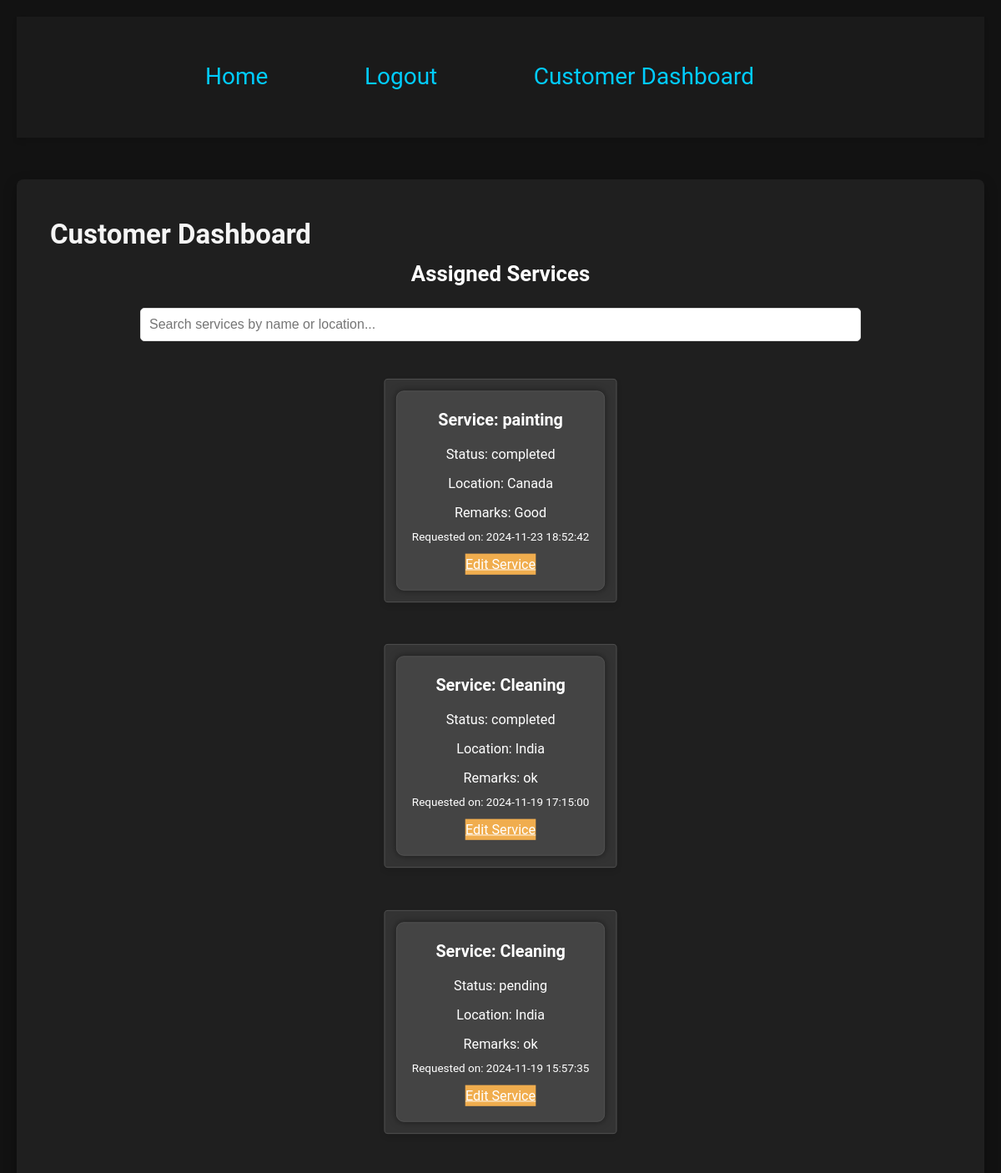
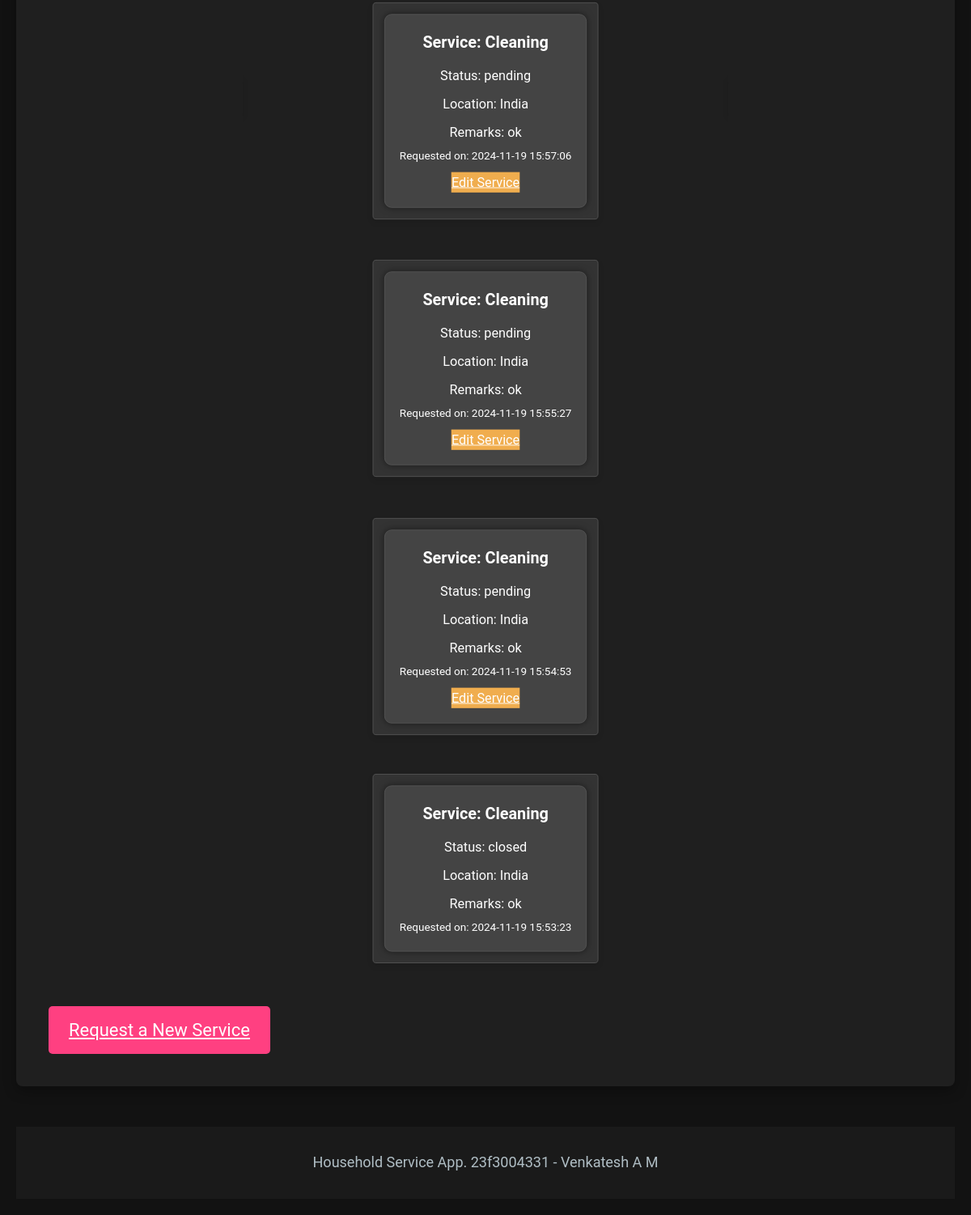
Page /customer/dashboard (signed in) on the committed database (2 pictures, top to bottom).
### models.py (models this page shows, shortened)
class ServiceRequest(db.Model):
    id = db.Column(db.Integer, primary_key=True)
    status = db.Column(db.String(50), default='pending')
    location = db.Column(db.String(100), nullable=False)
    remarks = db.Column(db.String(200))
    service_id = db.Column(db.Integer, db.ForeignKey('service.id'), nullable=False)
    customer_id = db.Column(db.Integer, db.ForeignKey('user.id'), nullable=False)
    professional_id = db.Column(db.Integer, db.ForeignKey('user.id'), nullable=True)
    created_at = db.Column(db.DateTime, default=datetime.utcnow)
    review = db.Column(db.String(255), nullable=True)
    rating = db.Column(db.Integer, nullable=True)
    customer = db.relationship('User', foreign_keys=[customer_id])
    professional = db.relationship('User', foreign_keys=[professional_id])
    service = db.relationship('Service')

class Service(db.Model):
    id = db.Column(db.Integer, primary_key=True)
    name = db.Column(db.String(100), nullable=False)
    base_price = db.Column(db.Float, nullable=False)
    description = db.Column(db.String(200))
    service_requests = db.relationship(
        'ServiceRequest',
        backref='linked_service',
        lazy=True
    )

### app.py (the view)
@app.route('/customer/dashboard')
@login_required
@check_user_status
def customer_dashboard():
    if current_user.role != 'customer':
        flash('You are not authorized to access this page.', 'danger')
        return redirect(url_for('login'))
    service_requests = ServiceRequest.query.filter_by(customer_id=current_user.id).all()
    return render_template('customer_dashboard.html', service_requests=service_requests)

### app.py (called while the page is built)
def check_user_status(f):
    @wraps(f)
    def decorated_function(*args, **kwargs):
        if current_user.is_authenticated and current_user.status == 'blocked':
            flash('Your account is currently blocked. Please contact the administrator.', 'warning')
            return redirect(url_for('login'))
        return f(*args, **kwargs)
    return decorated_function

@app.before_request
def initialize_admin():
    admin_user = User.query.filter_by(username='admin').first()
    if not admin_user:
        admin_password = generate_password_hash('admin123', method='sha256')
        admin = User(username='admin', email='admin@example.com', password=admin_password, role='admin')
        db.session.add(admin)
        db.session.commit()

@login_manager.user_loader
def load_user(user_id):
    return User.query.get(int(user_id))

### templates/customer_dashboard.html (shortened to what this page needs)
{% extends 'base.html' %}
{% block content %}
    <h2>Customer Dashboard</h2>
    <h3>Assigned Services</h3>
    <input type="text" id="search-bar" placeholder="Search services by name or location..." oninput="filterServices()" />
    <div id="service-carousel" class="carousel-container">
        {% if service_requests %}
            <div class="carousel-inner">
                {% for request in service_requests[::-1] %}
                    <div class="carousel-item {% if loop.first %}active{% endif %}" data-name="{{ request.service.name|lower }}" data-location="{{ request.location|lower }}">
                        <div class="carousel-card">
                            <h4>Service: {{ request.service.name }}</h4>
                            <p>Status: <span class="badge bg-{{ 'success' if request.status == 'completed' else 'warning' }}">{{ request.status }}</span></p>
                            <p>Location: {{ request.location }}</p>
                            <p>Remarks: {{ request.remarks or 'No remarks provided.' }}</p>
                            <small>Requested on: {{ request.created_at.strftime('%Y-%m-%d %H:%M:%S') }}</small>
                            {% if request.status != 'closed' %}
                                    <a href="{{ url_for('edit_customer_service', service_id=request.id) }}" class="btn btn-warning mt-3">Edit Service</a>
                                {% endif %}
                        </div>
                    </div>
                {% endfor %}
            </div>
        {% else %}
            <p class="text-center">No assigned services.</p>
        {% endif %}
    </div>
    <a href="{{ url_for('request_service') }}" class="btn btn-primary mt-3">Request a New Service</a>
{% endblock %}

### templates/base.html (shortened to what this page needs)
<!DOCTYPE html>
<html lang="en">
<head>
    <link rel="stylesheet" href="{{ url_for('static', filename='css/styles.css') }}">
</head>
<body>
    <nav>
        <ul>
            <li><a href="{{ url_for('home') }}">Home</a></li>
            {% if current_user.is_authenticated %}
            <li><a href="{{ url_for('logout') }}">Logout</a></li>
            {% if current_user.role == 'admin' %}
                <li><a href="{{ url_for('admin_dashboard') }}">Admin Dashboard</a></li>
            {% elif current_user.role == 'customer' %}
                <li><a href="{{ url_for('customer_dashboard') }}">Customer Dashboard</a></li>
            {% elif current_user.role == 'professional' %}
                <li><a href="{{ url_for('professional_dashboard') }}">Professional Dashboard</a></li>
            {% endif %}
        {% else %}
            <li><a href="{{ url_for('login') }}">Login</a></li>
            <li><a href="{{ url_for('register') }}">Register</a></li>
        {% endif %}
        </ul>
    </nav>
    <div class="content">
        {% block content %}
        {% endblock %}
    </div>
    <footer>
        <p> Household Service App.  23f3004331 - Venkatesh A M </p>
    </footer>
</body>
</html>

### static/css/styles.css (style rules this page uses)
* { margin: 0; padding: 0; box-sizing: border-box; transition: all 0.3s ease; }
body { font-family: 'Roboto', sans-serif; background-color: #121212; color: #f5f5f5; line-height: 1.6; padding: 20px; font-size: 22px; animation: fadeIn 1s ease-out; }
nav { background-color: #1a1a1a; color: white; padding: 30px 0; text-align: center; box-shadow: 0 4px 6px rgba(0, 0, 0, 0.1); animation: slideDown 0.5s ease-out; position: sticky; top: 0; z-index: 1000; }
nav ul { list-style-type: none; display: inline-block; }
nav ul li { display: inline-block; margin-right: 50px; }
nav ul li a { color: #00ccff; text-decoration: none; font-size: 28px; padding: 20px 30px; transition: all 0.3s ease; position: relative; display: block; }
nav ul li a::after { content: ''; position: absolute; bottom: 0; left: 0; width: 0; height: 4px; background-color: #008cff; transition: width 0.3s ease; }
.carousel-container { display: flex; flex-direction: column; gap: 20px; overflow: hidden; }
.carousel-item { opacity: 1; transition: opacity 0.3s ease, transform 0.3s ease; transform: scale(0.9); padding: 20px; background-color: #333; border-radius: 8px; box-shadow: 0 4px 8px rgba(0, 0, 0, 0.1); }
.carousel-card { color: #fff !important; font-size: 18px; transition: transform 0.3s ease, box-shadow 0.3s ease; display: flex; flex-direction: column; justify-content: center; align-items: center; height: 100%; text-align: center; cursor: pointer; }
.carousel-card h4 { font-size: 22px; margin-bottom: 10px; }
.carousel-card p { margin: 5px 0; }
.btn-primary { background-color: #ff4081; color: white; padding: 12px 25px; border-radius: 5px; border: none; text-align: center; transition: background-color 0.3s; }
input, select { font-size: 18px; padding: 12px 18px; width: 100%; border-radius: 5px; }
.content { margin: 50px auto; padding: 40px; max-width: 1400px; background-color: #1f1f1f; border-radius: 8px; box-shadow: 0 6px 16px rgba(0, 0, 0, 0.3); font-size: 22px; animation: fadeInUp 1s ease-out; transition: all 0.3s ease; }
footer { background-color: #1a1a1a; color: #b0bec5; text-align: center; padding: 30px 0; font-size: 18px; position: relative; bottom: 0; width: 100%; animation: slideUp 0.5s ease-out; }

### templates/customer_dashboard.html (style rules this page uses)
h3 { text-align: center; margin-bottom: 20px; color: #fff; }
#search-bar { width: 80%; padding: 10px; font-size: 16px; border-radius: 5px; border: 1px solid #ddd; margin: 0 auto; display: block; color: #333; }
.carousel-container { position: relative; margin: 20px auto; max-width: 600px; }
.carousel-inner { overflow: hidden; display: flex; flex-direction: column; }
.carousel-item { display: block; padding: 15px; text-align: left; background: #333; color: #fff; border: 1px solid #555; border-radius: 5px; margin: 10px auto; }
.carousel-item.active { display: block; }
.carousel-card { padding: 20px; background: #444; border: 1px solid #555; border-radius: 10px; box-shadow: 0 0 10px rgba(0, 0, 0, 0.5); color: #fff; }
.btn-warning { margin-top: 15px; background-color: #f0ad4e; color: white; }
.btn { display: inline-block; margin-top: 10px; }

### rows in the picture
ServiceRequest: service.name "painting", status "completed", location "Canada", remarks "Good", created_at "2024-11-23 18:52:42"
ServiceRequest: service.name "Cleaning", status "completed", location "India", remarks "ok", created_at "2024-11-19 17:15:00"
ServiceRequest: service.name "Cleaning", status "pending", location "India", remarks "ok", created_at "2024-11-19 15:57:35"
ServiceRequest: service.name "Cleaning", status "pending", location "India", remarks "ok", created_at "2024-11-19 15:57:06"
ServiceRequest: service.name "Cleaning", status "pending", location "India", remarks "ok", created_at "2024-11-19 15:55:27"
ServiceRequest: service.name "Cleaning", status "pending", location "India", remarks "ok", created_at "2024-11-19 15:54:53"
ServiceRequest: service.name "Cleaning", status "closed", location "India", remarks "ok", created_at "2024-11-19 15:53:23"
